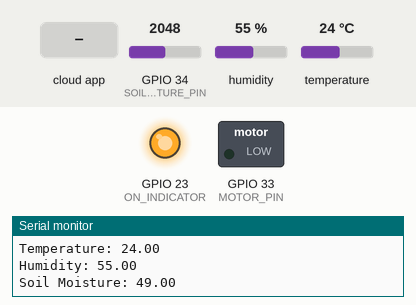
This sketch was run on a simulated ESP32. On the bench: switched loads named in the sketch (green lamp = pin HIGH), output pins drawn as LEDs (lit = HIGH), the last lines printed to the serial monitor. The test bench sets the inputs (shaded band); at power-on: GPIO 34 (SOIL_MOISTURE_PIN) = 2048, humidity 55 %, temperature 24 °C. WiFi joins after 1.5 s; servers stay silent unless stated; the Firebase database answers and starts empty.

Above: at 2.7 s.
2.8 s: the phone or cloud app sets motorStatus to 1
At 4.2 s:
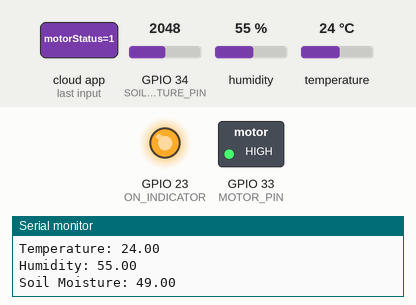
4.6 s: the phone or cloud app sets motorStatus to 0
At 5.5 s:
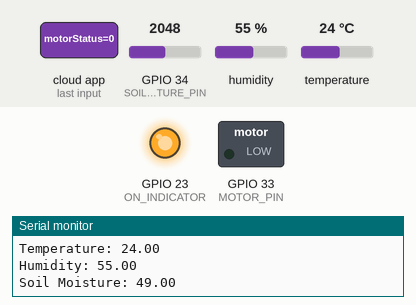
Timing chart, 0 to 7.6 s (numbered marks = the images above; inputs shaded):
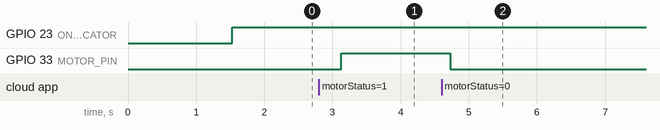

The sketch:

ESP32_Code.ino
```cpp
#include <Arduino.h>
#include <WiFi.h>
#include <Wire.h>
#include <Firebase_ESP_Client.h>
#include <HardwareSerial.h>
#include <DHT.h>

HardwareSerial mySerial(1);

// Provide the token generation process info.
#include "addons/TokenHelper.h"
// Provide the RTDB payload printing info and other helper functions.
#include "addons/RTDBHelper.h"

// Insert your network credentials (store securely)
#define WIFI_SSID "your-SSID"
#define WIFI_PASSWORD "your-PASSWORD"

// Insert Firebase project API Key (store securely)
#define API_KEY "your-API-KEY"

// Insert RTDB URL
#define DATABASE_URL "your-database-url"

// Define Firebase Data object
FirebaseData fbdo;
FirebaseAuth auth;
FirebaseConfig config;

unsigned long sendDataPrevMillis = 0;
bool signupOK = false;

#define DHTPIN 4         // Pin where the DHT11 is connected
#define DHTTYPE DHT11    // DHT 11 sensor
#define SOIL_MOISTURE_PIN 34
#define MOTOR_PIN 33
#define ON_INDICATOR 23

DHT dht(DHTPIN, DHTTYPE);

void setup() {
  Serial.begin(115200);
  dht.begin();

  pinMode(SOIL_MOISTURE_PIN, INPUT);
  pinMode(MOTOR_PIN, OUTPUT);
  pinMode(ON_INDICATOR, OUTPUT);

  Serial.println("Initializing Wi-Fi...");
  WiFi.begin(WIFI_SSID, WIFI_PASSWORD);
  while (WiFi.status() != WL_CONNECTED) {
    Serial.print(".");
    delay(300);
  }
  Serial.println("\nConnected to Wi-Fi");
  Serial.print("IP Address: ");
  Serial.println(WiFi.localIP());

  config.api_key = API_KEY;
  config.database_url = DATABASE_URL;

  if (Firebase.signUp(&config, &auth, "", "")) {
    Serial.println("Firebase Sign-up OK");
    signupOK = true;
  } else {
    Serial.printf("Sign-up Error: %s\n", config.signer.signupError.message.c_str());
  }

  config.token_status_callback = tokenStatusCallback;
  Firebase.begin(&config, &auth);
  Firebase.reconnectWiFi(true);
}

void loop() {
  float temperature = dht.readTemperature();
  float humidity = dht.readHumidity();
  digitalWrite(ON_INDICATOR, HIGH);

  if (isnan(temperature) || isnan(humidity)) {
    Serial.println("Failed to read from DHT sensor!");
    return;
  }

  int soilMoistureValue = analogRead(SOIL_MOISTURE_PIN);
  float soilMoisturePercent = map(soilMoistureValue, 4095, 0, 0, 100);

  if (Firebase.ready() && signupOK && (millis() - sendDataPrevMillis > 1000 || sendDataPrevMillis == 0)) {
    sendDataPrevMillis = millis();

    if (Firebase.RTDB.setInt(&fbdo, "sensorreadings/temperature", temperature)) {
      Serial.print("Temperature: ");
      Serial.println(temperature);
    } else {
      Serial.println("Failed to send Temperature: " + fbdo.errorReason());
    }

    if (Firebase.RTDB.setFloat(&fbdo, "sensorreadings/humidity", humidity)) {
      Serial.print("Humidity: ");
      Serial.println(humidity);
    } else {
      Serial.println("Failed to send Humidity: " + fbdo.errorReason());
    }

    if (Firebase.RTDB.setFloat(&fbdo, "sensorreadings/soilMoisturePercent", soilMoisturePercent)) {
      Serial.print("Soil Moisture: ");
      Serial.println(soilMoisturePercent);
    } else {
      Serial.println("Failed to send Soil Moisture: " + fbdo.errorReason());
    }

    delay(1000);
  }

  if (Firebase.RTDB.getBool(&fbdo, "motorStatus")) {
    if (fbdo.dataType() == "boolean") {
      bool motorStatus = fbdo.boolData();
      digitalWrite(MOTOR_PIN, motorStatus ? HIGH : LOW);
      Serial.println(motorStatus ? "Motor ON" : "Motor OFF");
    }
  } else {
    Serial.println("Failed to get motorStatus: " + fbdo.errorReason());
  }
}
```

Measured:
- after the input at 2.8 s, GPIO 33 (MOTOR_PIN): LOW → HIGH after 0.33 s
- after the input at 4.6 s, GPIO 33 (MOTOR_PIN): HIGH → LOW after 0.13 s
